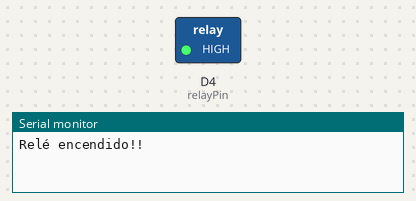
Recording of a sketch running on a simulated ESP8266 (NodeMCU). Parts: switched loads named in the sketch (green lamp = pin HIGH), the last lines printed to the serial monitor.

Above: at 2.5 s.
At 7.5 s:
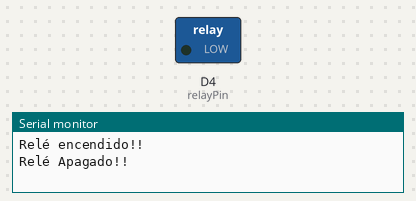
Timing chart, 0 to 13.0 s (numbered marks = the images above):
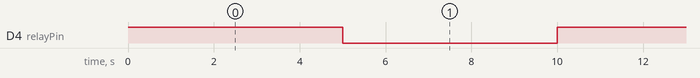

The sketch:

Rele_Activate_Desactive.ino
```cpp
//#define RELE_PIN      4
const int relayPin = D4; // Definir el pin donde está conectado el relé

void setup() {
  Serial.begin(9600);
  pinMode(relayPin, OUTPUT); // Establecer el pin del relé como salida
}

void loop() {
  digitalWrite(relayPin, HIGH);
  Serial.println("Relé encendido!!");// Encender el relé
  delay(5000);

 digitalWrite(relayPin, LOW);
 Serial.println("Relé Apagado!!");
 delay(5000);


}
```

Measured:
- by itself, D4 (relayPin): alternates HIGH for 5.0 s and LOW for 5.0 s
